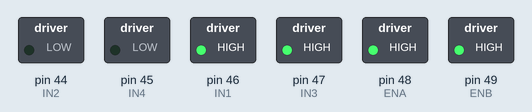
Simulated run of this sketch. Board: Arduino Mega 2560, built with avr-gcc and run on an emulated ATmega2560. Parts: switched loads named in the sketch (green lamp = pin HIGH).

Above: at 0.1 s.
Timing chart, 0 to 1.6 s (numbered marks = the images above):
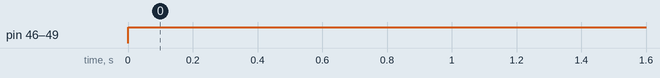

Measured:
- by itself, pin 46 (IN1), pin 47 (IN3), pin 48 (ENA), pin 49 (ENB): LOW → HIGH at 0.00 s

The sketch:

motor-driver-test.ino
```cpp
#include <Arduino.h>

const int ENA = 48;
const int IN1 = 46;
const int IN2 = 44;
const int ENB = 49;
const int IN3 = 47;
const int IN4 = 45;

void setup(){

  pinMode(ENA, OUTPUT);
  pinMode(IN1, OUTPUT);
  pinMode(IN2, OUTPUT);
  pinMode(ENB, OUTPUT);
  pinMode(IN3, OUTPUT);
  pinMode(IN4, OUTPUT);
}

void loop(){
  analogWrite(ENA, 240);
  analogWrite(ENB, 240);
  digitalWrite(IN1, HIGH);
  digitalWrite(IN2, LOW);
  digitalWrite(IN3, HIGH);
  digitalWrite(IN4, LOW);
}
```
